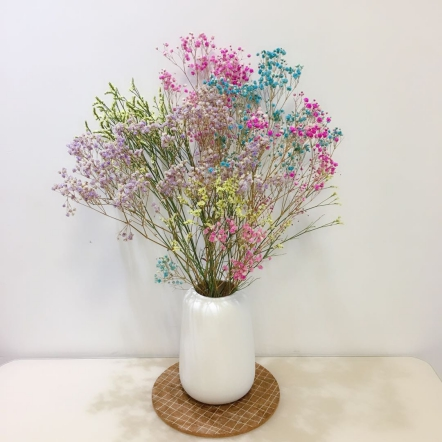
#> input picture chapter4/images/flower.jpg, 442 x 442 px
$ python DrawHist_with_pyplot.py
#> lines starting #> are read from the running program, lines starting #| are printed output that depends on the picture
# -*- coding:utf-8 -*-
import cv2 as cv
from matplotlib import pyplot as plt
import sys


if __name__ == '__main__':
    # 以灰度模式读取图像
    img = cv.imread('./images/flower.jpg', 0)
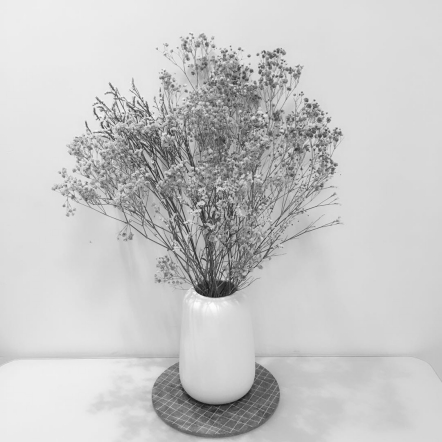
#> img: shape (442, 442); min 21, max 253, mean 199.5
    # 判断图片是否读取成功
    if img is None:
        print('Failed to read flower.jpg.')
        sys.exit()

    # 绘制直方图并展示
    _, _, _ = plt.hist(x=img.ravel(), bins=256, range=[0, 256])
    cv.imshow('image', img)
    plt.show()
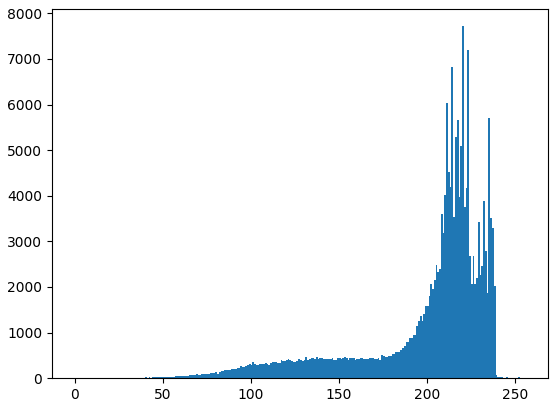
#> figure drawn by matplotlib, 1 panel; tallest bar 7719 high, from x = 220 to 221
    cv.waitKey(0)
    cv.destroyAllWindows()

$ run again, with chapter4/images/Compare_Hist_1.jpg copied over chapter4/images/flower.jpg
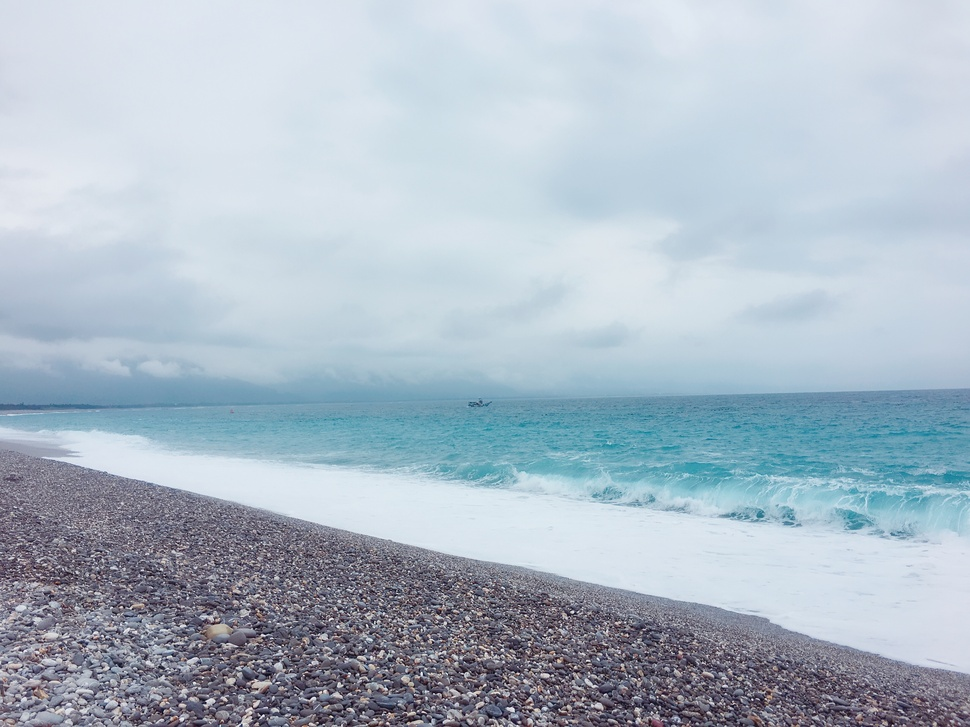
#> input picture chapter4/images/Compare_Hist_1.jpg, 970 x 727 px, shrunk from 3264 x 2448 before the run
#> `img = cv.imread('./images/flower.jpg', 0)`:
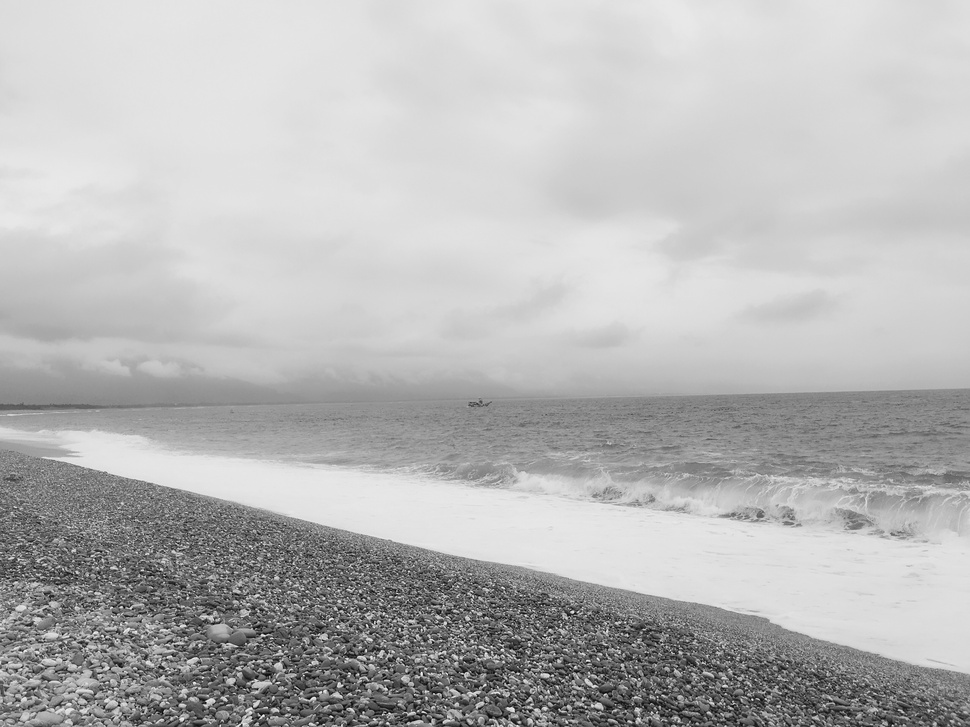
#> img: shape (727, 970); min 0, max 255, mean 183.2
#> `plt.show()`:
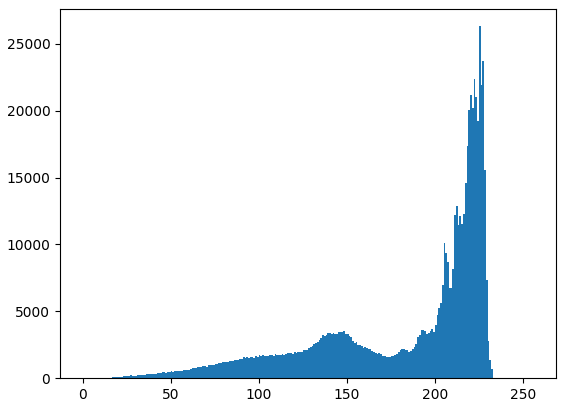
#> figure drawn by matplotlib, 1 panel; tallest bar 26322 high, from x = 225 to 226

$ run again, with chapter4/images/Compare_Hist_2.jpg copied over chapter4/images/flower.jpg
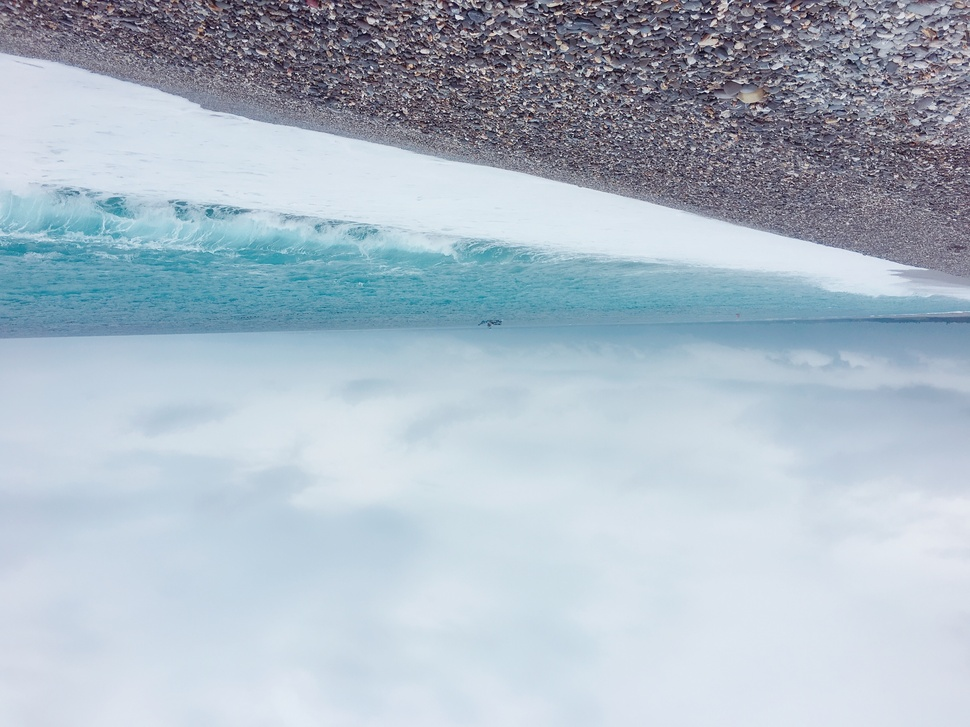
#> input picture chapter4/images/Compare_Hist_2.jpg, 970 x 727 px, shrunk from 3264 x 2448 before the run
#> `img = cv.imread('./images/flower.jpg', 0)`:
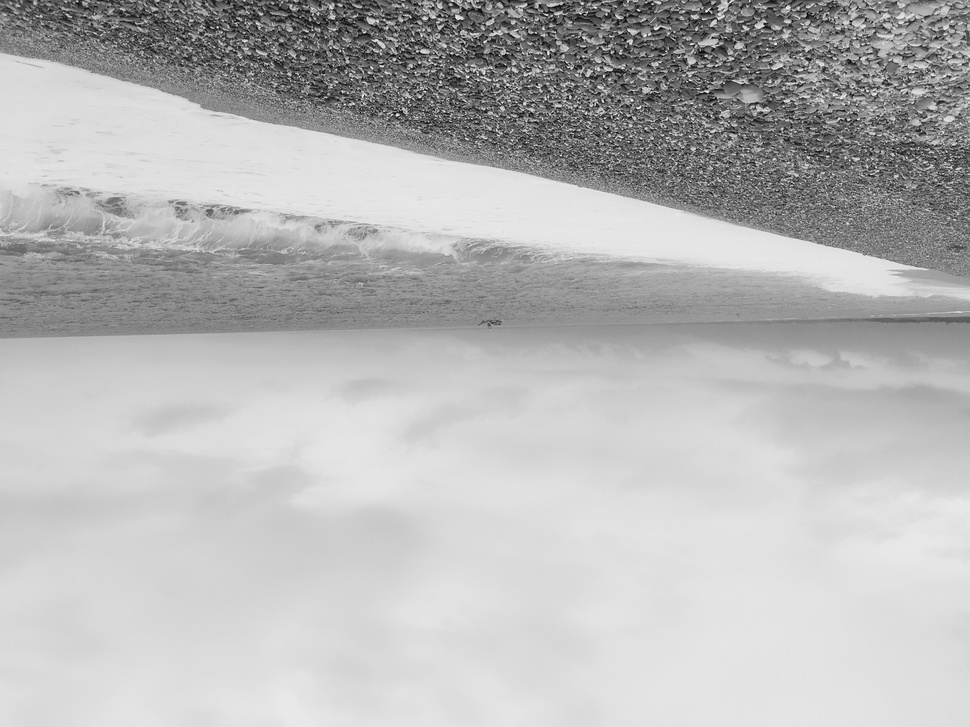
#> img: shape (727, 970); min 0, max 255, mean 183.2
#> `plt.show()`:
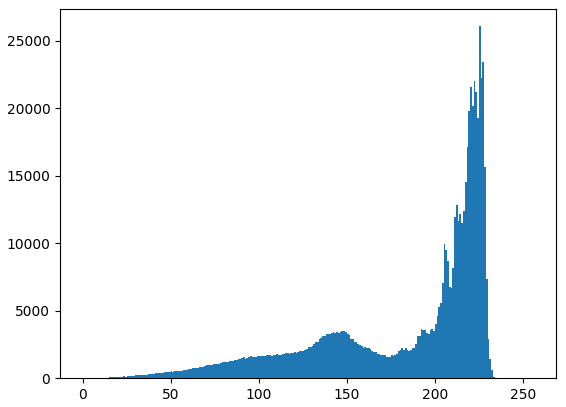
#> figure drawn by matplotlib, 1 panel; tallest bar 26097 high, from x = 225 to 226

$ run again, with chapter4/images/Compare_Hist_3.jpg copied over chapter4/images/flower.jpg
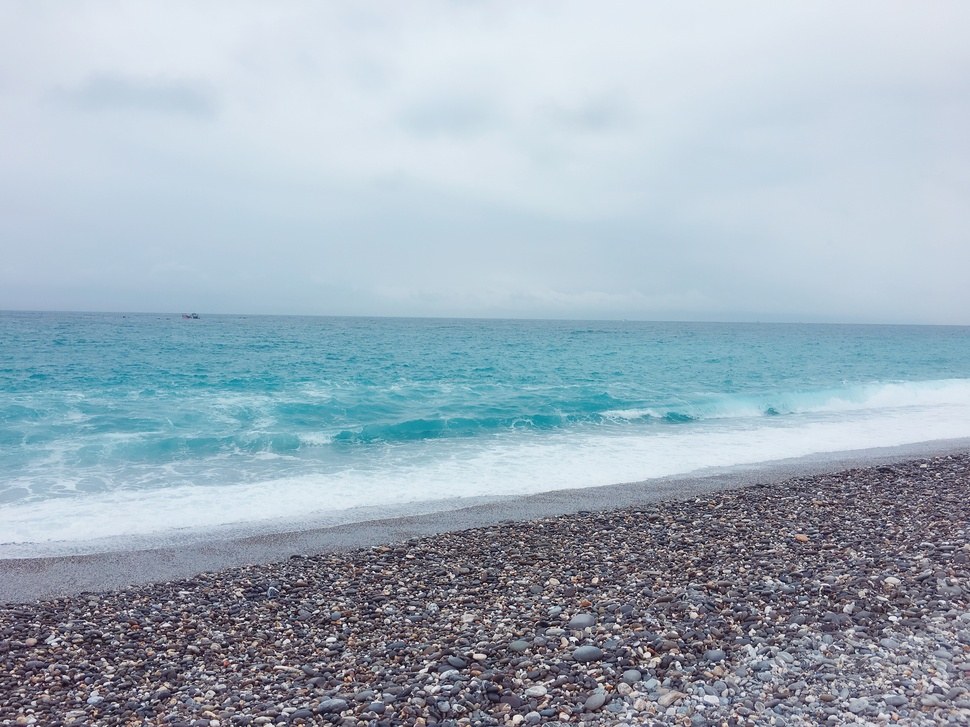
#> input picture chapter4/images/Compare_Hist_3.jpg, 970 x 727 px, shrunk from 3264 x 2448 before the run
#> `img = cv.imread('./images/flower.jpg', 0)`:
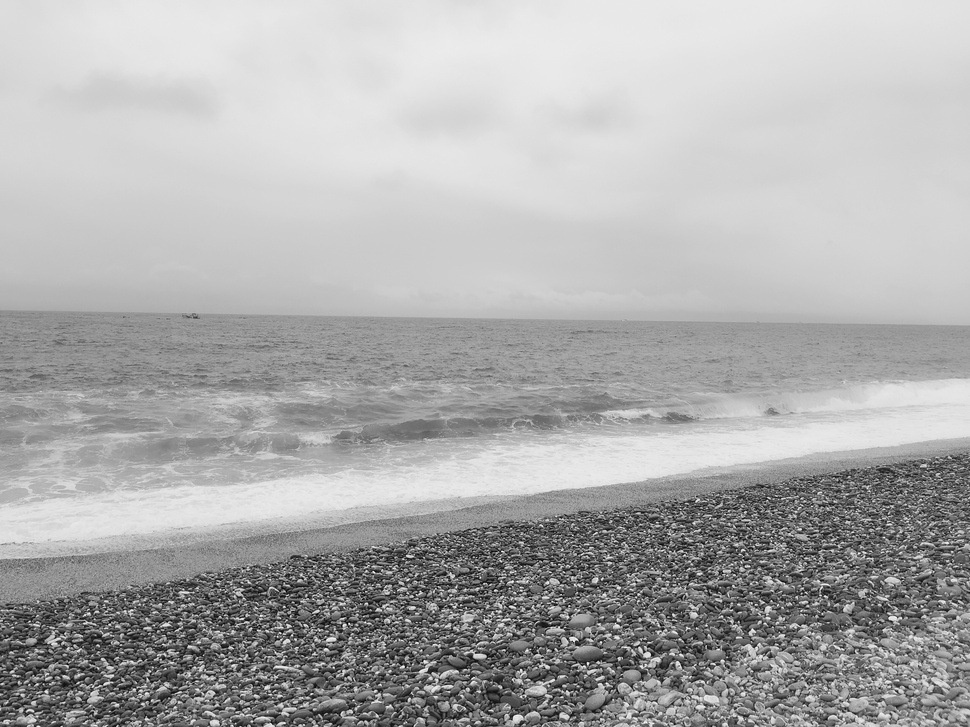
#> img: shape (727, 970); min 0, max 255, mean 172.4
#> `plt.show()`:
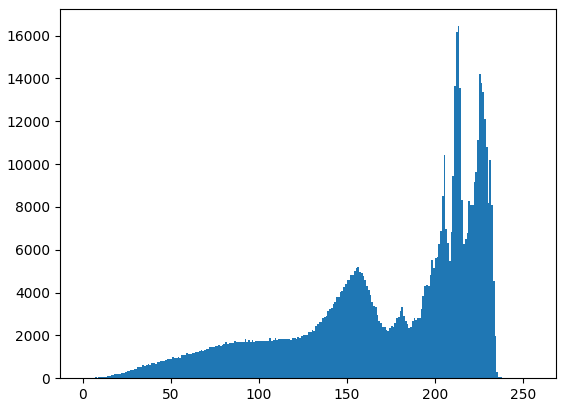
#> figure drawn by matplotlib, 1 panel; tallest bar 16441 high, from x = 213 to 214
